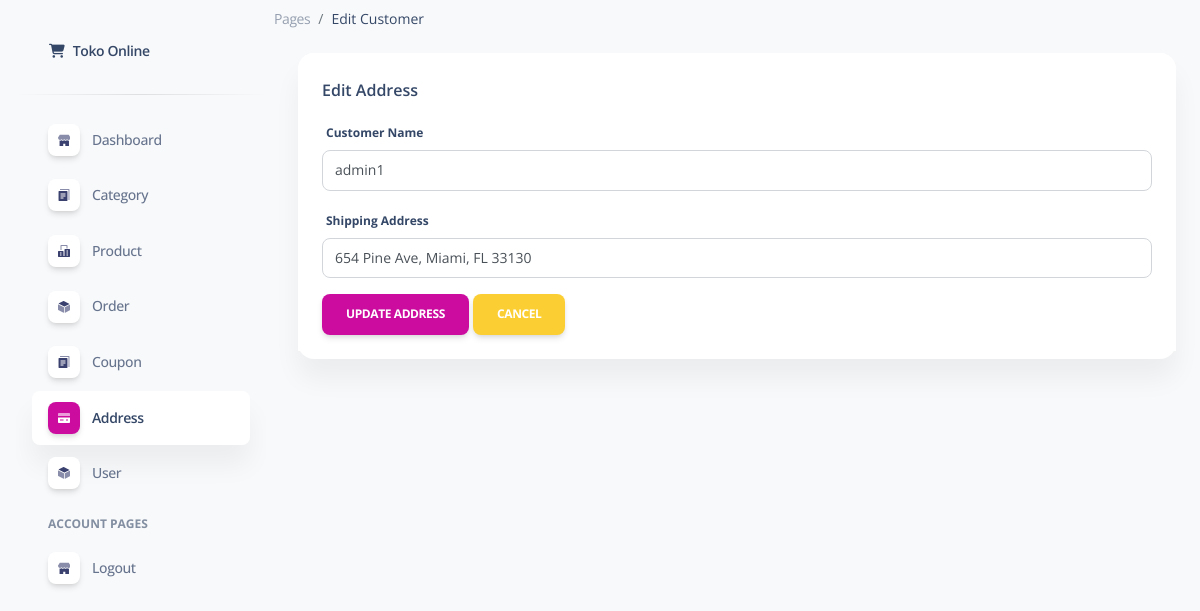
The app's page /pages/update_address.php?id_user_address=6 with its own data.
### tables this page shows
CREATE TABLE `user_address` (
  `id_user_address` bigint(20) NOT NULL COMMENT '主键id',
  `id_customer` bigint(20) NOT NULL COMMENT '用户id',
  `customer_name` varchar(255) NOT NULL COMMENT '用户名字',
  `shipping_address` varchar(255) DEFAULT NULL COMMENT '地址',
  `create_time` timestamp NOT NULL DEFAULT current_timestamp(),
  `id_creator` bigint(20) NOT NULL DEFAULT 0,
  `is_delete` tinyint(1) NOT NULL DEFAULT 0 COMMENT '是否删除',
  `delete_time` timestamp NULL DEFAULT NULL COMMENT '删除时间'
);

### pages/update_address.php (the view, shortened to what this page needs)
<!DOCTYPE html>
<html lang="en">
<head>
  <link href="assets/css/nucleo-icons.css" rel="stylesheet" />
  <link href="assets/css/nucleo-svg.css" rel="stylesheet" />
  <link href="assets/css/nucleo-svg.css" rel="stylesheet" />
  <link id="pagestyle" href="assets/css/soft-ui-dashboard.css?v=1.0.3" rel="stylesheet" />
</head>
<body class="g-sidenav-show  bg-gray-100">
  <aside class="sidenav navbar navbar-vertical navbar-expand-xs border-0 border-radius-xl my-3 fixed-start ms-3 "
    id="sidenav-main">
    <div class="sidenav-header">
      <a class="navbar-brand m-0" href="https://demos.creative-tim.com/soft-ui-dashboard/pages/dashboard.html"
        target="_blank">
        <i class="fas fa-fw fa-shopping-cart"></i>
        <span class="ms-1 font-weight-bold">Toko Online</span>
      </a>
    </div>
    <hr class="horizontal dark mt-0">
    <div class="collapse navbar-collapse  w-auto  max-height-vh-100 h-100" id="sidenav-collapse-main">
      <ul class="navbar-nav">
        <li class="nav-item">
          <a class="nav-link  " href="../pages/dashboard.php">
            <div
              class="icon icon-shape icon-sm shadow border-radius-md bg-white text-center me-2 d-flex align-items-center justify-content-center">
            </div>
            <span class="nav-link-text ms-1">Dashboard</span>
          </a>
        </li>
        <li class="nav-item">
          <a class="nav-link  " href="../pages/category.php">
            <div
              class="icon icon-shape icon-sm shadow border-radius-md bg-white text-center me-2 d-flex align-items-center justify-content-center">
            </div>
            <span class="nav-link-text ms-1">Category</span>
          </a>
        </li>
        <li class="nav-item">
          <a class="nav-link  " href="../pages/product.php">
            <div
              class="icon icon-shape icon-sm shadow border-radius-md bg-white text-center me-2 d-flex align-items-center justify-content-center">
            </div>
            <span class="nav-link-text ms-1">Product</span>
          </a>
        </li>
        <li class="nav-item">
          <a class="nav-link  " href="../pages/order.php">
            <div
              class="icon icon-shape icon-sm shadow border-radius-md bg-white text-center me-2 d-flex align-items-center justify-content-center">
            </div>
            <span class="nav-link-text ms-1">Order</span>
          </a>
        </li>
        <li class="nav-item">
          <a class="nav-link  " href="../pages/coupon.php">
            <div
              class="icon icon-shape icon-sm shadow border-radius-md bg-white text-center me-2 d-flex align-items-center justify-content-center">
            </div>
            <span class="nav-link-text ms-1">Coupon</span>
          </a>
        </li>
        <li class="nav-item">
          <a class="nav-link  active" href="../pages/address.php">
            <div
              class="icon icon-shape icon-sm shadow border-radius-md bg-white text-center me-2 d-flex align-items-center justify-content-center">
            </div>
            <span class="nav-link-text ms-1">Address</span>
          </a>
        </li>
        <li class="nav-item">
          <a class="nav-link  " href="../pages/user.php">
            <div
              class="icon icon-shape icon-sm shadow border-radius-md bg-white text-center me-2 d-flex align-items-center justify-content-center">
            </div>
            <span class="nav-link-text ms-1">User</span>
          </a>
        </li>
        <li class="nav-item mt-3">
          <h6 class="ps-4 ms-2 text-uppercase text-xs font-weight-bolder opacity-6">Account pages</h6>
        </li>
        <li class="nav-item">
          <a class="nav-link  " href="../pages/logout.php">
            <div
              class="icon icon-shape icon-sm shadow border-radius-md bg-white text-center me-2 d-flex align-items-center justify-content-center">
            </div>
            <span class="nav-link-text ms-1">Logout</span>
          </a>
        </li>
      </ul>
    </div>
  </aside>
  <main class="main-content position-relative max-height-vh-100 h-100 mt-1 border-radius-lg ">
    <ol class="breadcrumb bg-transparent mb-0 pb-0 pt-1 px-0 me-sm-6 me-5">
      <li class="breadcrumb-item text-sm"><a class="opacity-5 text-dark" href="javascript:;">Pages</a></li>
      <li class="breadcrumb-item text-sm text-dark active" aria-current="page">Edit Customer</li>
    </ol>
    <div class="container-fluid py-4">
      <div class="row">
        <div class="col-12">
          <div class="card mb-4">
            <div class="card-header pb-0">
              <h6>Edit Address</h6>
              <?php
              include "connect_db.php";
              $qry_get_customer = mysqli_query($conn, "SELECT * FROM user_address WHERE id_user_address = '" . $_GET['id_user_address'] . "'");
              $dt_customer = mysqli_fetch_array($qry_get_customer);
              ?>
              <form method="POST" action="../pages/process_update_address.php" enctype="multipart/form-data">
                <section class="base">
                  <div class="mb-3">
                    <label for="customer_name" class="form-label">Customer Name</label>
                    <input type="text" name="customer_name" value="<?= $dt_customer['customer_name'] ?>"
                      class="form-control">
                  </div>
                  <div class="mb-3">
                    <label for="exampleInputEmail1" class="form-label">Shipping Address</label>
                    <input type="text" name="shipping_address" value="<?= $dt_customer['shipping_address'] ?>"
                      class="form-control">
                  </div>
                  <div>
                    <input type="submit" name="simpan" value="Update Address" class="btn btn-primary">
                    <a class="btn btn-warning" href="../pages/address.php">Cancel</a>
                  </div>
                </section>
              </form>
            </div>
            <div class="card-body px-0 pt-0 pb-2">
            </div>
          </div>
        </div>
      </div>
</body>
</html>

### pages/assets/css/nucleo-svg.css (style rules this page uses)
.icon { display: inline-block; color: #111111; height: 1em; width: 1em; }
.icon-sm { height: 0.8em; width: 0.8em; }
.icon { fill: currentColor; stroke: none; }

### records on screen
user_address: customer_name "admin1", shipping_address "654 Pine Ave, Miami, FL 33130"
